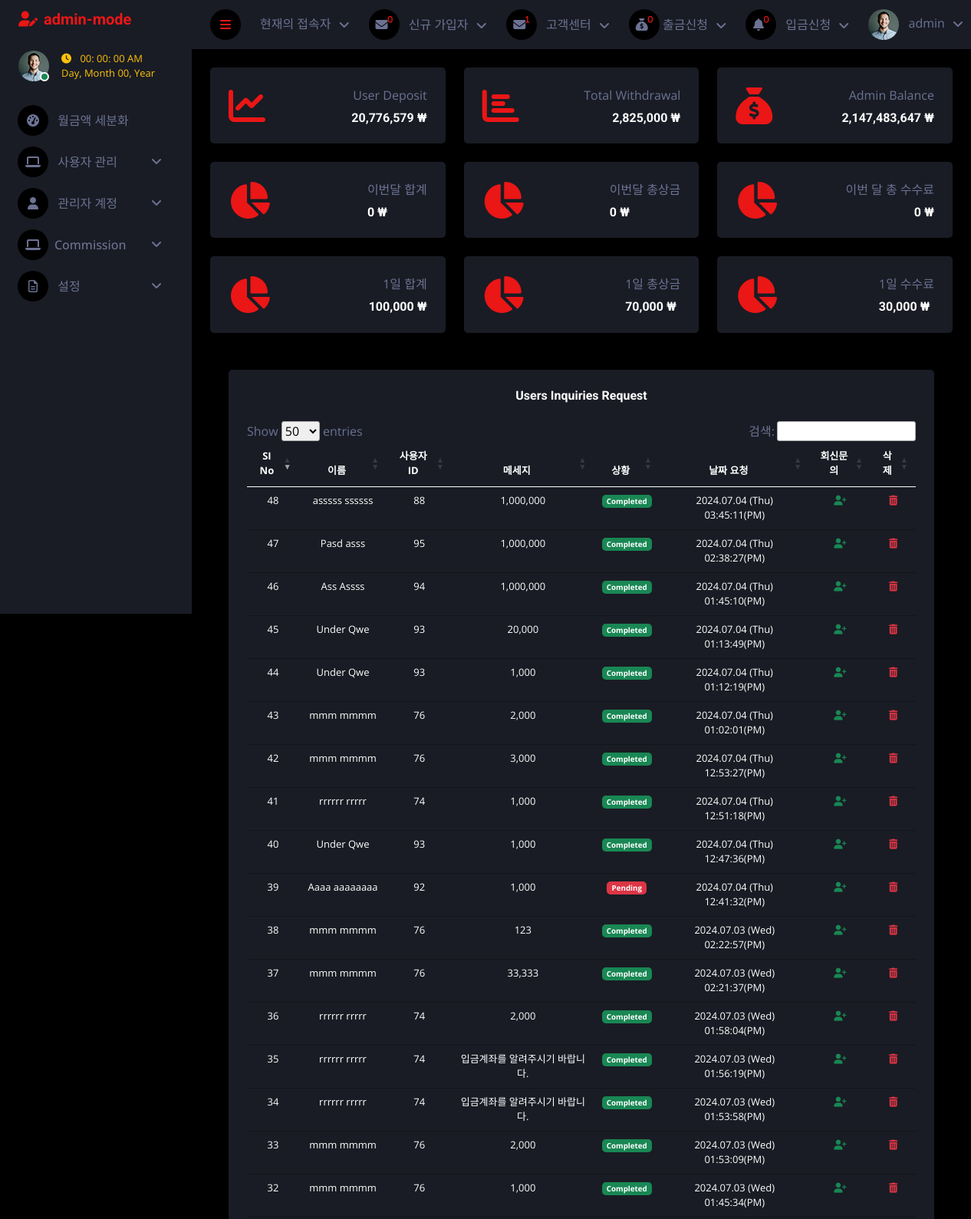
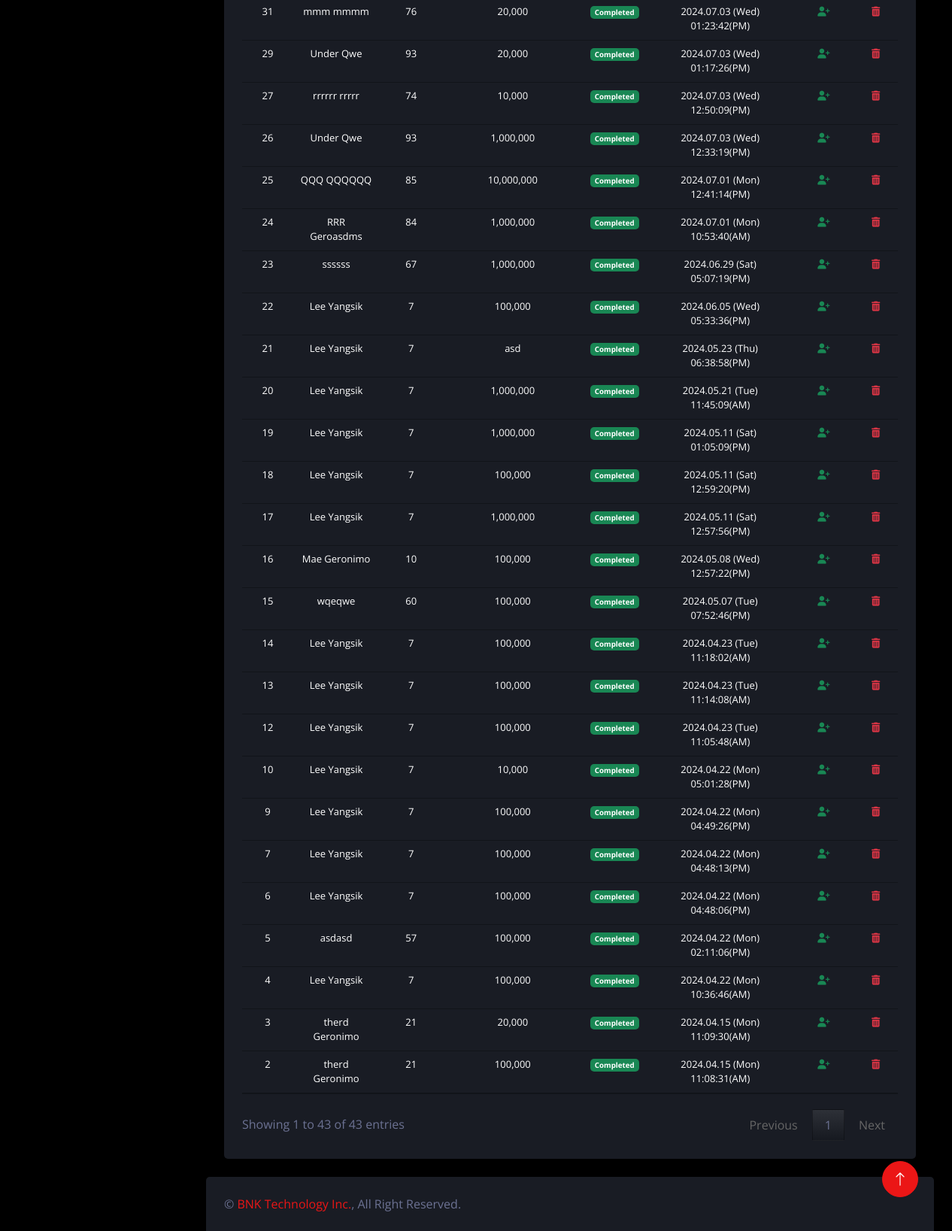
/admin/index.php?users_inquiries (signed in), run on the app's committed database (2 pictures, top to bottom).
### tables this page shows
CREATE TABLE `customer_service` (
  `id` int(11) NOT NULL,
  `referal_code` varchar(255) NOT NULL,
  `userid` varchar(255) NOT NULL,
  `name` varchar(255) NOT NULL,
  `user_id` varchar(255) NOT NULL,
  `message` varchar(255) NOT NULL,
  `title` varchar(255) NOT NULL,
  `reply_message` mediumtext NOT NULL,
  `user_request` varchar(255) NOT NULL,
  `status` varchar(255) NOT NULL,
  `date_message` datetime NOT NULL DEFAULT current_timestamp()
);

### admin/users_inquiries.php (the view, shortened to what this page needs)
<div class="container-fluid pt-4 px-4">
    <div class="row g-4">
        <div class="col-sm-12">
            <div class="bg-secondary rounded h-100 p-4">
                <h6 class="mb-4 text-center">Users Inquiries Request </h6>
                <div class="table-responsive text-center">
                    <table class="table text-white text-center my-3" style="font-size: small;" id="myTable">
                        <thead>
                            <tr>
                                <th class="text-center">SI No</th>
                                <th class="text-center">이름</th>
                                <th class="text-center">사용자 ID</th>
                                <th class="text-center">메세지</th>
                                <th class="text-center">상황</th>
                                <th class="text-center">날짜 요청</th>
                                <th class="text-center">회신문의</th>
                                <th class="text-center">삭제</th>
                            </tr>
                        </thead>
                        <tbody>
                            <?php
                            include "./inc/connect.php";
                            $get_users = "Select * from `customer_service` order by `date_message` DESC";
                            $result_query = mysqli_query($conn, $get_users);
                            while ($run_query = mysqli_fetch_array($result_query)) {
                                $id = $run_query['id'];
                                $name = $run_query['name'];
                                $user_id = $run_query['user_id'];
                                $message = $run_query['message'];
                                $created_at = date('Y.m.d (D) h:i:s(A)', strtotime($run_query['date_message']))
                            ?>
                                <tr class='text-center'>
                                    <td><?php echo $id ?></td>
                                    <td><?php echo $name ?></td>
                                    <td><?php echo $user_id ?></td>
                                    <td><?php echo $message ?></td>
                                    <td>
                                    <?php
                                        if ($run_query['status'] == '입금처리완료' || $run_query['status'] == '답변완료') {
                                            echo '<span class="badge bg-success">Completed</span>';
                                        } else {
                                            echo '<span class="badge bg-danger">Pending</span>';
                                        }
                                        ?>
                                    </td>
                                    <td> <?php echo $created_at ?></td>
                                    <td><a href='index.php?users_process_inquiries=<?php echo $id ?>' class='text-success'><i class="fa-sharp fa-solid fa-user-plus"></i></a></td>
                                    <td><a href='index.php?delete_inquiries=<?php echo $id ?>' class='text-danger'><i class='fa-solid fa-trash-can'></i></a></td>
                                </tr>
                            <?php
                            }
                            ?>
                        </tbody>
                    </table>
                </div>
            </div>
        </div>
    </div>
</div>

### admin/index.php (shortened to what this page needs)
<div class="content">
    <?php include "inc/navbar.php"; ?>
    <div class="container-fluid pt-4 px-4">
        <div class="row g-4">
            <?php
            $query = "SELECT * FROM deposit_mgt";
            $query_run = mysqli_query($conn, $query);
            $user_deposit = 0;
            while ($num = mysqli_fetch_assoc($query_run)) {
                $user_deposit +=  $num['amount_deposit'];
            }
            ?>
            <div class="col-sm-12 col-xl-4">
                <div class="bg-secondary rounded d-flex align-items-center justify-content-between p-4">
                    <i class="fa fa-chart-line fa-3x text-primary"></i>
                    <div class="ms-3">
                        <p class="mb-2 float-end">User Deposit</p>
                        <h6 class="mb-0"><?php echo number_format($user_deposit); ?> ₩</h6>
                    </div>
                </div>
            </div>
            <?php
            $users_withdrawal = "SELECT * FROM users_withdrawal";
            $query_run = mysqli_query($conn, $users_withdrawal);
            $total_withdrawal = 0;
            while ($num = mysqli_fetch_assoc($query_run)) {
                $total_withdrawal +=  $num['amount_withdrawal'];
            }
            ?>
            <div class="col-sm-12 col-xl-4">
                <div class="bg-secondary rounded d-flex align-items-center justify-content-between p-4">
                    <i class="fa fa-chart-bar fa-3x text-primary"></i>
                    <div class="ms-3">
                        <p class="mb-2 float-end">Total Withdrawal</p>
                        <h6 class="mb-0" style="text-align: end;"><?php echo number_format($total_withdrawal) ?> ₩</h6>
                    </div>
                </div>
            </div>
            <?php
            $id = $_SESSION['id'];
            $query = "SELECT admin_credit FROM admins where id = $id";
            $query_run = mysqli_query($conn, $query);
            while ($run_query = mysqli_fetch_array($query_run)) {
                $credit = $run_query['admin_credit'];
            }
            ?>
            <div class="col-sm-12 col-xl-4">
               <div class="bg-secondary rounded d-flex align-items-center justify-content-between p-4">
                   <i class="fa fa-sack-dollar fa-3x text-primary"></i>
                   <div class="ms-3">
                       <p class="mb-2 float-end">Admin Balance</p>
                       <h6 class="mb-0"><?php echo number_format($credit); ?> ₩</h6>
                   </div>
               </div>
            </div>
            <?php
            $pay_monthly = 0;
            ?>
            <div class="col-sm-12 col-xl-4">
                <div class="bg-secondary rounded d-flex align-items-center justify-content-between p-4">
                    <i class="fa fa-chart-pie fa-3x text-primary"></i>
                    <div class="ms-3">
                        <p class="mb-2 float-end">이번달 합계</p>
                        <h6 class="mb-0"><?php echo number_format($pay_monthly); ?> ₩</h6>
                    </div>
                </div>
            </div>
            <?php
            $prize_monthly = 0;
            ?>
            <div class="col-sm-12 col-xl-4">
                <div class="bg-secondary rounded d-flex align-items-center justify-content-between p-4">
                    <i class="fa fa-chart-pie fa-3x text-primary"></i>
                    <div class="ms-3">
                        <p class="mb-2 float-end">이번달 총상금</p>
                        <h6 class="mb-0"><?php echo number_format($prize_monthly); ?> ₩</h6>
                    </div>
                </div>
            </div>
            <?php
            $com_monthly = 0;
            ?>
            <div class="col-sm-12 col-xl-4">
                <div class="bg-secondary rounded d-flex align-items-center justify-content-between p-4">
                    <i class="fa fa-chart-pie fa-3x text-primary"></i>
                    <div class="ms-3">
                        <p class="mb-2 float-end">이번 달 총 수수료</p>
                        <h6 class="mb-0" style="text-align: end;"   ><?php echo number_format($com_monthly); ?> ₩</h6>
                    </div>
                </div>
            </div>
            <?php
            $get_users = "SELECT *, SUM(payment) AS total_payment_amount FROM user_purchases GROUP BY DATE(date_purchase) ORDER BY `date_purchase` ASC";
            $result_query = mysqli_query($conn, $get_users);
            $previous_date = null;
            $total_prize = 0;
            while ($run_query = mysqli_fetch_array($result_query)) {
                if ($previous_date === null || date('Y-m-d', strtotime($previous_date)) != date('Y-m-d', strtotime($run_query['date_purchase']))) {
                    $total_prize = 0;
                }
                $total_prize += $run_query['total_payment_amount'];
                $previous_date = $run_query['date_purchase'];
            }
            ?>
            <div class="col-sm-12 col-xl-4">
                <div class="bg-secondary rounded d-flex align-items-center justify-content-between p-4">
                    <i class="fa fa-chart-pie fa-3x text-primary"></i>
                    <div class="ms-3">
                        <p class="mb-2 float-end">1일 합계</p>
                        <h6 class="mb-0" style="text-align: end;"><?php echo number_format($total_prize); ?> ₩</h6>
                    </div>
                </div>
            </div>
            <?php
            $get_users = "SELECT *, SUM(winning_amount) AS total_prize_amount FROM user_purchases GROUP BY DATE(date_purchase) ORDER BY `date_purchase` ASC";
            $result_query = mysqli_query($conn, $get_users);
            $previous_date = null;
            $total_payment = 0;
            while ($run_query = mysqli_fetch_array($result_query)) {
                if ($previous_date === null || date('Y-m-d', strtotime($previous_date)) != date('Y-m-d', strtotime($run_query['date_purchase']))) {
                    $total_payment = 0;
                }
                $total_payment += $run_query['total_prize_amount'];
                $previous_date = $run_query['date_purchase'];
            }
            ?>
            <div class="col-sm-12 col-xl-4">
                <div class="bg-secondary rounded d-flex align-items-center justify-content-between p-4">
                    <i class="fa fa-chart-pie fa-3x text-primary"></i>
                    <div class="ms-3">
                        <p class="mb-2 float-end">1일 총상금</p>
                        <h6 class="mb-0"><?php echo number_format($total_payment); ?> ₩</h6>
                    </div>
                </div>
            </div>
            <?php
            $get_users = "SELECT *, SUM(admin_fee) AS total_commi_amount FROM admins_fee GROUP BY DATE(date_purchase) ORDER BY `date_purchase` ASC";
            $result_query = mysqli_query($conn, $get_users);
            $previous_date = null;
            $total_commi = 0;
            while ($run_query = mysqli_fetch_array($result_query)) {
                if ($previous_date === null || date('Y-m-d', strtotime($previous_date)) != date('Y-m-d', strtotime($run_query['date_purchase']))) {
                    $total_commi = 0;
                }
                $total_commi += $run_query['total_commi_amount'];
                $previous_date = $run_query['date_purchase'];
            }
            ?>
            <div class="col-sm-12 col-xl-4">
                <div class="bg-secondary rounded d-flex align-items-center justify-content-between p-4">
                    <i class="fa fa-chart-pie fa-3x text-primary"></i>
                    <div class="ms-3">
                        <p class="mb-2 float-end">1일 수수료</p>
                        <h6 class="mb-0"><?php echo number_format($total_commi); ?> ₩</h6>
                    </div>
                </div>
            </div>
        </div>
    </div>
    <div class="container-fluid pt-4 px-4">
        <div class="row g-4">
            <div class="col-12">
                <?php
                if (isset($_GET['users_inquiries'])) {
                    include('users_inquiries.php');
                }
                ?>
            </div>
        </div>
    </div>
    <?php include "inc/footer.php"; ?>

### admin/assets/css/style.css (style rules this page uses)
:root { --primary: #ffe588; --secondary: #191C24; --light: #6C7293; --dark: #000000; }
.content { margin-left: 250px; min-height: 100vh; background: var(--dark); transition: 0.5s; }
@media (min-width: 992px) { .content { width: calc(100% - 250px); } }

### data on the page
customer_service: id "48", name "asssss ssssss", user "88", message "1,000,000", status "Completed", date_message "2024.07.04 (Thu) 03:45:11(PM)"
customer_service: id "47", name "Pasd asss", user "95", message "1,000,000", status "Completed", date_message "2024.07.04 (Thu) 02:38:27(PM)"
customer_service: id "46", name "Ass Assss", user "94", message "1,000,000", status "Completed", date_message "2024.07.04 (Thu) 01:45:10(PM)"
customer_service: id "45", name "Under Qwe", user "93", message "20,000", status "Completed", date_message "2024.07.04 (Thu) 01:13:49(PM)"
customer_service: id "44", name "Under Qwe", user "93", message "1,000", status "Completed", date_message "2024.07.04 (Thu) 01:12:19(PM)"
customer_service: id "43", name "mmm mmmm", user "76", message "2,000", status "Completed", date_message "2024.07.04 (Thu) 01:02:01(PM)"
customer_service: id "42", name "mmm mmmm", user "76", message "3,000", status "Completed", date_message "2024.07.04 (Thu) 12:53:27(PM)"
customer_service: id "41", name "rrrrrr rrrrr", user "74", message "1,000", status "Completed", date_message "2024.07.04 (Thu) 12:51:18(PM)"
customer_service: id "40", name "Under Qwe", user "93", message "1,000", status "Completed", date_message "2024.07.04 (Thu) 12:47:36(PM)"
customer_service: id "39", name "Aaaa aaaaaaaa", user "92", message "1,000", status "Pending", date_message "2024.07.04 (Thu) 12:41:32(PM)"
customer_service: id "38", name "mmm mmmm", user "76", message "123", status "Completed", date_message "2024.07.03 (Wed) 02:22:57(PM)"
customer_service: id "37", name "mmm mmmm", user "76", message "33,333", status "Completed", date_message "2024.07.03 (Wed) 02:21:37(PM)"
customer_service: id "36", name "rrrrrr rrrrr", user "74", message "2,000", status "Completed", date_message "2024.07.03 (Wed) 01:58:04(PM)"
customer_service: id "35", name "rrrrrr rrrrr", user "74", message "입금계좌를 알려주시기 바랍니다.", status "Completed", date_message "2024.07.03 (Wed) 01:56:19(PM)"
customer_service: id "34", name "rrrrrr rrrrr", user "74", message "입금계좌를 알려주시기 바랍니다.", status "Completed", date_message "2024.07.03 (Wed) 01:53:58(PM)"
customer_service: id "33", name "mmm mmmm", user "76", message "2,000", status "Completed", date_message "2024.07.03 (Wed) 01:53:09(PM)"
customer_service: id "32", name "mmm mmmm", user "76", message "1,000", status "Completed", date_message "2024.07.03 (Wed) 01:45:34(PM)"
customer_service: id "31", name "mmm mmmm", user "76", message "20,000", status "Completed", date_message "2024.07.03 (Wed) 01:23:42(PM)"
customer_service: id "29", name "Under Qwe", user "93", message "20,000", status "Completed", date_message "2024.07.03 (Wed) 01:17:26(PM)"
customer_service: id "27", name "rrrrrr rrrrr", user "74", message "10,000", status "Completed", date_message "2024.07.03 (Wed) 12:50:09(PM)"
customer_service: id "26", name "Under Qwe", user "93", message "1,000,000", status "Completed", date_message "2024.07.03 (Wed) 12:33:19(PM)"
customer_service: id "25", name "QQQ QQQQQQ", user "85", message "10,000,000", status "Completed", date_message "2024.07.01 (Mon) 12:41:14(PM)"
customer_service: id "24", name "RRR Geroasdms", user "84", message "1,000,000", status "Completed", date_message "2024.07.01 (Mon) 10:53:40(AM)"
customer_service: id "23", name "ssssss", user "67", message "1,000,000", status "Completed", date_message "2024.06.29 (Sat) 05:07:19(PM)"
customer_service: id "22", name "Lee Yangsik", user "7", message "100,000", status "Completed", date_message "2024.06.05 (Wed) 05:33:36(PM)"
customer_service: id "21", name "Lee Yangsik", user "7", message "asd", status "Completed", date_message "2024.05.23 (Thu) 06:38:58(PM)"
customer_service: id "20", name "Lee Yangsik", user "7", message "1,000,000", status "Completed", date_message "2024.05.21 (Tue) 11:45:09(AM)"
customer_service: id "19", name "Lee Yangsik", user "7", message "1,000,000", status "Completed", date_message "2024.05.11 (Sat) 01:05:09(PM)"
customer_service: id "18", name "Lee Yangsik", user "7", message "100,000", status "Completed", date_message "2024.05.11 (Sat) 12:59:20(PM)"
customer_service: id "17", name "Lee Yangsik", user "7", message "1,000,000", status "Completed", date_message "2024.05.11 (Sat) 12:57:56(PM)"
customer_service: id "16", name "Mae Geronimo", user "10", message "100,000", status "Completed", date_message "2024.05.08 (Wed) 12:57:22(PM)"
customer_service: id "15", name "wqeqwe", user "60", message "100,000", status "Completed", date_message "2024.05.07 (Tue) 07:52:46(PM)"
customer_service: id "14", name "Lee Yangsik", user "7", message "100,000", status "Completed", date_message "2024.04.23 (Tue) 11:18:02(AM)"
customer_service: id "13", name "Lee Yangsik", user "7", message "100,000", status "Completed", date_message "2024.04.23 (Tue) 11:14:08(AM)"
customer_service: id "12", name "Lee Yangsik", user "7", message "100,000", status "Completed", date_message "2024.04.23 (Tue) 11:05:48(AM)"
customer_service: id "10", name "Lee Yangsik", user "7", message "10,000", status "Completed", date_message "2024.04.22 (Mon) 05:01:28(PM)"
customer_service: id "9", name "Lee Yangsik", user "7", message "100,000", status "Completed", date_message "2024.04.22 (Mon) 04:49:26(PM)"
customer_service: id "7", name "Lee Yangsik", user "7", message "100,000", status "Completed", date_message "2024.04.22 (Mon) 04:48:13(PM)"
customer_service: id "6", name "Lee Yangsik", user "7", message "100,000", status "Completed", date_message "2024.04.22 (Mon) 04:48:06(PM)"
customer_service: id "5", name "asdasd", user "57", message "100,000", status "Completed", date_message "2024.04.22 (Mon) 02:11:06(PM)"
customer_service: id "4", name "Lee Yangsik", user "7", message "100,000", status "Completed", date_message "2024.04.22 (Mon) 10:36:46(AM)"
customer_service: id "3", name "therd Geronimo", user "21", message "20,000", status "Completed", date_message "2024.04.15 (Mon) 11:09:30(AM)"
customer_service: id "2", name "therd Geronimo", user "21", message "100,000", status "Completed", date_message "2024.04.15 (Mon) 11:08:31(AM)"

### other printed values
$_SESSION['name'] "admin"
$row_count2 "1"
$user_deposit "20,776,579"
$total_withdrawal "2,825,000"
$credit "2,147,483,647"
$pay_monthly "0"
$prize_monthly "0"
$com_monthly "0"
$total_prize "100,000"
$total_payment "70,000"
$total_commi "30,000"
